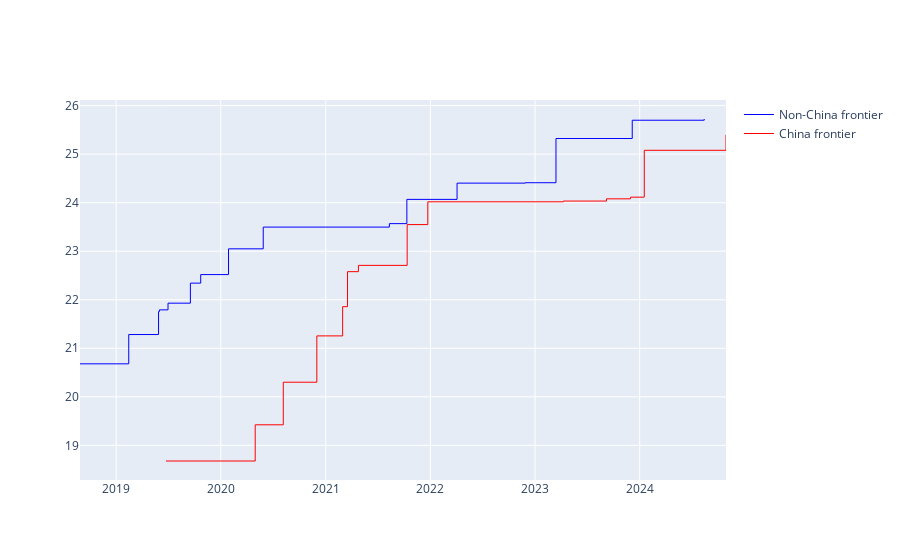

Notebook code cell kept with this figure:
### Markdown cell above
# Trends in the cumulative maximum

### Code cell
def get_frontier(df, x_col, y_col):
    # Sort the dataframe by x_col ascending and y_col descending
    df_sorted = df.sort_values([x_col, y_col], ascending=[True, False])
    frontier = []
    max_y = 0.3  # Excludes models below random chance level
    for _, row in df_sorted.iterrows():
        if row[y_col] > max_y:
            frontier.append(row)
            max_y = row[y_col]
    return pd.DataFrame(frontier)

fig = go.Figure()
for category in ['Non-China', 'China']:
    frontier = get_frontier(df_filtered[df_filtered['category'] == category], 'date', 'log_flop')
    fig.add_trace(go.Scatter(
        x=frontier['date'],
        y=frontier['log_flop'],
        mode='lines',
        text=frontier['Model'],
        name=f'{category} frontier',
        line=dict(color=colors[category], width=1, shape='hv'),  # 'hv' creates horizontal then vertical steps
    ))
fig.show()

### Figure 1 — Plotly figure (JSON) as saved in the notebook; plotly's stock layout.template omitted (floating-point values rounded to 4 significant figures)
{"data": [{"line": {"color": "blue", "shape": "hv", "width": 1}, "mode": "lines", "name": "Non-China frontier", "text": ["Big Transformer for Back-Translation", "GPT-2 (1.5B)", "Grover-Mega", "XLNet", "RoBERTa Large", "Megatron-BERT", "T5-11B", "Meena", "GPT-3 175B (davinci)", "Jurassic-1-Jumbo", "Megatron-Turing NLG 530B", "PaLM (540B)", "GPT-3.5", "GPT-4", "Gemini 1.0 Ultra", "Grok-2"], "type": "scatter", "x": ["2018-08-28T00:00:00", "2019-02-14T00:00:00", "2019-05-29T00:00:00", "2019-06-01T00:00:00", "2019-07-01T00:00:00", "2019-09-17T00:00:00", "2019-10-23T00:00:00", "2020-01-28T00:00:00", "2020-05-28T00:00:00", "2021-08-11T00:00:00", "2021-10-11T00:00:00", "2022-04-04T00:00:00", "2022-11-28T00:00:00", "2023-03-15T00:00:00", "2023-12-06T00:00:00", "2024-08-13T00:00:00"], "y": [20.68, 21.28, 21.76, 21.79, 21.93, 22.34, 22.52, 23.05, 23.5, 23.57, 24.07, 24.4, 24.41, 25.32, 25.7, 25.72]}, {"line": {"color": "red", "shape": "hv", "width": 1}, "mode": "lines", "name": "China frontier", "text": ["Tensorized Transformer (257M)", "Segatron XL large, M=384", "ERNIE-GEN (large)", "CPM-Large", "Wu Dao - Wen Lan", "GLM-10B", "PanGu-α", "Yuan 1.0", "ERNIE 3.0 Titan", "SenseNova", "Hunyuan", "Qwen-72B", "GLM-4 (0116)", "Doubao-pro"], "type": "scatter", "x": ["2019-06-24T00:00:00", "2020-04-30T00:00:00", "2020-08-06T00:00:00", "2020-12-01T00:00:00", "2021-03-01T00:00:00", "2021-03-18T00:00:00", "2021-04-25T00:00:00", "2021-10-12T00:00:00", "2021-12-23T00:00:00", "2023-04-10T00:00:00", "2023-09-07T00:00:00", "2023-11-30T00:00:00", "2024-01-17T00:00:00", "2024-10-28T00:00:00"], "y": [18.68, 19.42, 20.3, 21.26, 21.86, 22.58, 22.71, 23.55, 24.02, 24.03, 24.08, 24.11, 25.08, 25.4]}], "layout": {}}
